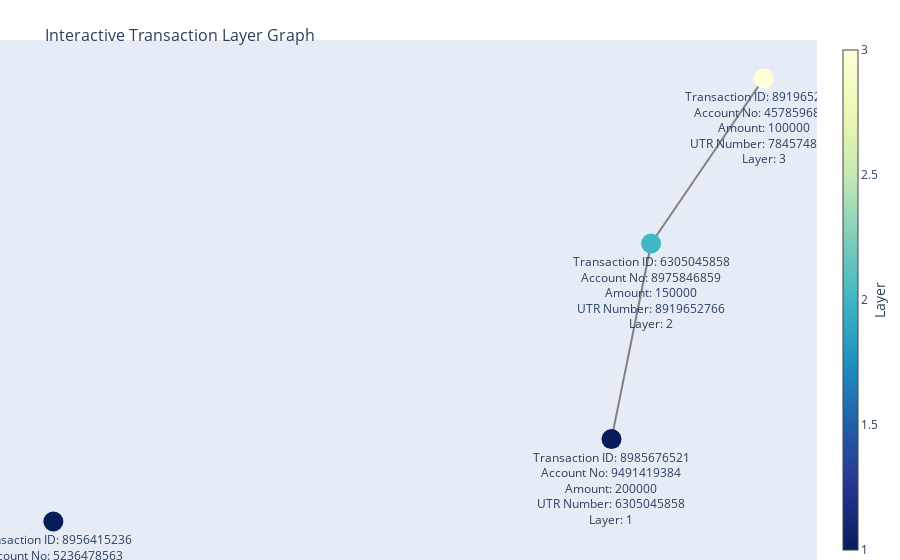

The code cell stored with this chart in its notebook:
### Code cell
import pandas as pd
import networkx as nx
import plotly.graph_objs as go

# Sample data as a dictionary
data = {
    'sno': [1, 2, 3, 4, 5],
    'transaction id': [8985676521, 6305045858, 6305045858, 8919652766, 8956415236],
    'account no': [9491419384, 9948167556, 8975846859, 4578596856, 5236478563],
    'amount': [200000, 50000, 150000, 100000, 560000],
    'utr number': [6305045858, 6300220231, 8919652766, 7845748596, 8974589685],
    'layer': [1, 2, 2, 3, 1]
}

# Step 1: Load the data into a DataFrame
df = pd.DataFrame(data)

# Step 2: Create the graph using NetworkX
G = nx.DiGraph()

# Add nodes and edges
for _, row in df.iterrows():
    layer = row['layer']
    utr_number = row['utr number']
    transaction_id = row['transaction id']

    # Add node for the current transaction with details
    G.add_node(transaction_id, layer=layer, amount=row['amount'], account_no=row['account no'], utr_number=utr_number)

    # If the transaction's UTR number matches the transaction ID in the next layer, create an edge
    matching_row = df[df['transaction id'] == utr_number]
    if not matching_row.empty:
        next_transaction_id = matching_row.iloc[0]['transaction id']
        G.add_edge(transaction_id, next_transaction_id)

# Step 3: Generate positions for each node
pos = nx.spring_layout(G)

# Prepare data for Plotly
node_x = []
node_y = []
node_text = []
node_color = []

for node in G.nodes():
    x, y = pos[node]
    node_x.append(x)
    node_y.append(y)

    # Customize hover text for each node
    hover_text = f"Transaction ID: {node}<br>" \
                 f"Account No: {G.nodes[node]['account_no']}<br>" \
                 f"Amount: {G.nodes[node]['amount']}<br>" \
                 f"UTR Number: {G.nodes[node]['utr_number']}<br>" \
                 f"Layer: {G.nodes[node]['layer']}"
    node_text.append(hover_text)
    node_color.append(G.nodes[node]['layer'])

# Create the node trace
node_trace = go.Scatter(
    x=node_x,
    y=node_y,
    text=node_text,
    mode='markers+text',
    textposition='bottom center',
    hoverinfo='text',
    marker=dict(
        showscale=True,
        colorscale='YlGnBu',
        reversescale=True,
        color=node_color,
        size=20,
        colorbar=dict(
            thickness=15,
            title='Layer',
            xanchor='left',
            titleside='right'
        )
    )
)

# Create edge trace for Plotly
edge_trace = []
for edge in G.edges():
    x0, y0 = pos[edge[0]]
    x1, y1 = pos[edge[1]]
    edge_trace.append(go.Scatter(
        x=[x0, x1, None],
        y=[y0, y1, None],
        line=dict(width=2, color='gray'),
        hoverinfo='none',
        mode='lines'
    ))

# Step 5: Plot the graph using Plotly
fig = go.Figure(data=edge_trace + [node_trace],
                layout=go.Layout(
                    title='<br>Interactive Transaction Layer Graph',
                    titlefont_size=16,
                    showlegend=False,
                    hovermode='closest',
                    margin=dict(b=0, l=0, r=0, t=40),
                    annotations=[dict(
                        text="",
                        showarrow=False,
                        xref="paper", yref="paper"
                    )],
                    xaxis=dict(showgrid=False, zeroline=False, showticklabels=False),
                    yaxis=dict(showgrid=False, zeroline=False, showticklabels=False)
                )
                )

fig.show()

### Figure 1 — Plotly figure (JSON) as saved in the notebook; plotly's stock layout.template omitted (floating-point values rounded to 4 significant figures)
{"data": [{"hoverinfo": "none", "line": {"color": "gray", "width": 2}, "mode": "lines", "type": "scatter", "x": [0.1963, 0.2812, null], "y": [-0.1101, 0.07169, null]}, {"hoverinfo": "none", "line": {"color": "gray", "width": 2}, "mode": "lines", "type": "scatter", "x": [0.2812, 0.5225, null], "y": [0.07169, 0.2251, null]}, {"hoverinfo": "text", "marker": {"color": [1, 2, 3, 1], "colorbar": {"thickness": 15, "title": {"side": "right", "text": "Layer"}, "xanchor": "left"}, "colorscale": [[0, "rgb(255,255,217)"], [0.125, "rgb(237,248,177)"], [0.25, "rgb(199,233,180)"], [0.375, "rgb(127,205,187)"], [0.5, "rgb(65,182,196)"], [0.625, "rgb(29,145,192)"], [0.75, "rgb(34,94,168)"], [0.875, "rgb(37,52,148)"], [1, "rgb(8,29,88)"]], "reversescale": true, "showscale": true, "size": 20}, "mode": "markers+text", "text": ["Transaction ID: 8985676521<br>Account No: 9491419384<br>Amount: 200000<br>UTR Number: 6305045858<br>Layer: 1", "Transaction ID: 6305045858<br>Account No: 8975846859<br>Amount: 150000<br>UTR Number: 8919652766<br>Layer: 2", "Transaction ID: 8919652766<br>Account No: 4578596856<br>Amount: 100000<br>UTR Number: 7845748596<br>Layer: 3", "Transaction ID: 8956415236<br>Account No: 5236478563<br>Amount: 560000<br>UTR Number: 8974589685<br>Layer: 1"], "textposition": "bottom center", "type": "scatter", "x": [0.1963, 0.2812, 0.5225, -1], "y": [-0.1101, 0.07169, 0.2251, -0.1867]}], "layout": {"annotations": [{"showarrow": false, "text": "", "xref": "paper", "yref": "paper"}], "autosize": true, "hovermode": "closest", "margin": {"b": 0, "l": 0, "r": 0, "t": 40}, "showlegend": false, "title": {"font": {"size": 16}, "text": "<br>Interactive Transaction Layer Graph"}, "xaxis": {"autorange": true, "range": [-1.108, 0.6308], "showgrid": false, "showticklabels": false, "type": "linear", "zeroline": false}, "yaxis": {"autorange": true, "range": [-0.2313, 0.2697], "showgrid": false, "showticklabels": false, "type": "linear", "zeroline": false}}}
